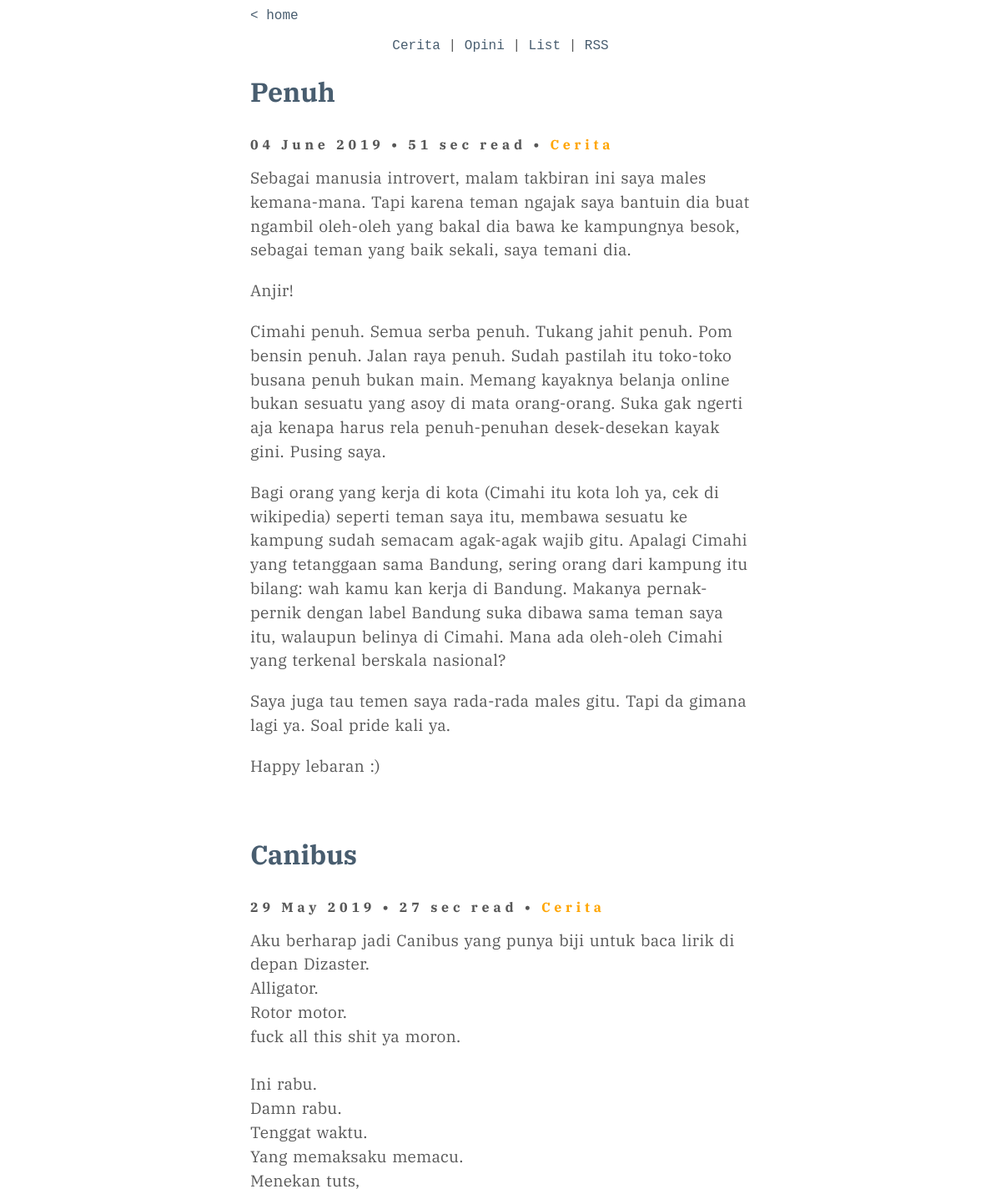
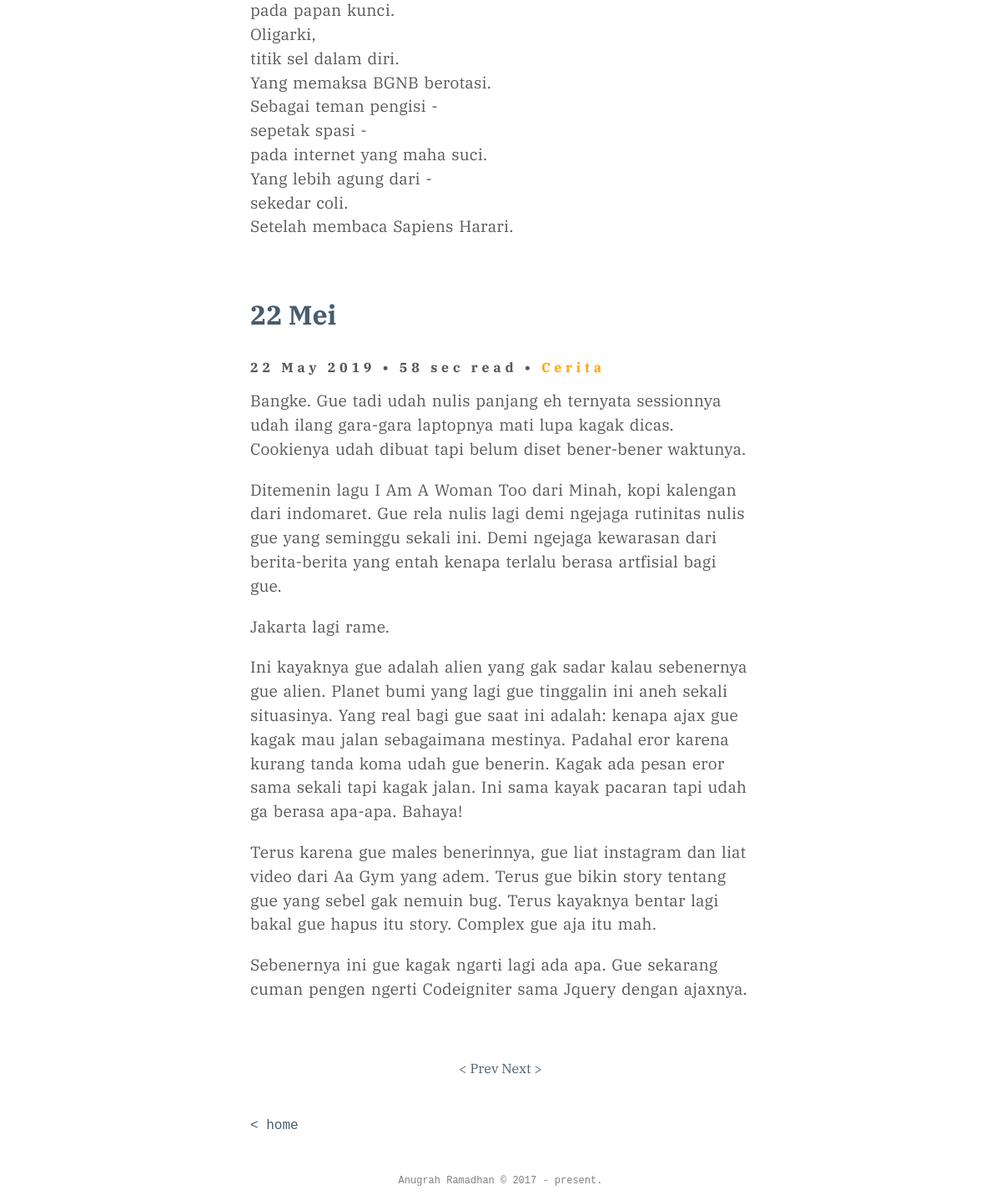
Page /blog?page=2 on the committed database (2 pictures, top to bottom).
### tables this page shows
CREATE TABLE `blogpost` (
  `id` int(11) NOT NULL AUTO_INCREMENT,
  `judul` varchar(250) NOT NULL,
  `isi` text NOT NULL,
  `waktu` timestamp NOT NULL DEFAULT CURRENT_TIMESTAMP,
  `tag` varchar(20) NOT NULL,
  `slug` varchar(100) NOT NULL,
  PRIMARY KEY (`id`)
);

### app/functions/functions.php (called while the page is built, shortened)
<?php
function tampilkanBlog() {
	global $link;
	$query = "SELECT * FROM blogpost ORDER BY id DESC";
	$result = mysqli_query($link, $query) or die ('gagal nampilin data blog');
	return $result;
}
function tampilkanBlogLimit() {
	global $link, $start, $perPage;
	$query = "SELECT * FROM blogpost ORDER BY id DESC LIMIT $start, $perPage";
	$result = mysqli_query($link, $query) or die ('gagal nampilin data blog');
	return $result;
}

### blog.php (the view, shortened to what this page needs)
<?php
require_once "app/templates/header.php";
$perPage   = 3;
$pageNow   = isset($_GET['page']) ? $_GET['page'] : 1;
$start     = ($pageNow > 1) ? ($pageNow * $perPage) - $perPage : 0;
$blog      = tampilkanBlog();
$blogLimit = tampilkanBlogLimit();
$totalBlog = mysqli_num_rows($blog);
$pages    = ceil($totalBlog/$perPage);
?>
<div class="homelinkblog">
	<p><a href="<?=BASEURL;?>">&lt; home</a></p>
	<br>
	<center>
		<p><a href="post/tag/cerita">Cerita</a> | <a href="post/tag/opini">Opini</a> | <a href="postlist">List</a> | <a href="public/feed/rssblog">RSS</a></p>
	</center>
</div>
<?php
while($row = mysqli_fetch_assoc($blogLimit)):
$pecah = explode("\r\n\r\n", $row['isi']);
$text = "";
for($i=0; $i<=count($pecah)-1; $i++)
{
    $part = str_replace($pecah[$i], "<p class='content'>".$pecah[$i]."</p><br>", $pecah[$i]);
    $text .= $part;
}
$readtime = str_word_count($row['isi'])/200;
if ($readtime >= 1)
{
	$readtime = ceil($readtime) . ' min read';
} else {
	$readtime = ceil($readtime * 60) . ' sec read';
}
?>
<div class="artikel">
	<div class="title">
		<h1><a href="blog/<?=$row['slug'];?>"><?= $row['judul']; ?></a></h1>
	</div>
	<div class="aftertitle"><?= date('d F Y', strtotime($row['waktu'])); ?> • <?=$readtime;?> • <a href="post/tag/<?=$row['tag'];?>"><?= $row['tag']; ?></a></div>
	<p class="content"><?=$text;?></p>
</div>
<?php endwhile;?>
<div class="prevnext">
	<?php if(isset($pages)) { ?>
		<?php if($pages > 1) { ?>
			<?php if($pageNow > 1) {?>
				<a href="blog?page=<?php echo $pageNow - 1 ?>">&lt; Prev</a>
			<?php } else { ?>
				<a href="" style="display: none;">Hilang</a>
			<?php } ?>
			<?php if($pageNow < $pages) {?>
				<a href="blog?page=<?php echo $pageNow + 1 ?>">Next &gt;</a>
			<?php } else {?>
				<a href="" style="display: none;">Hilang</a>
			<?php } ?>
		<?php } ?>
	<?php } ?>
</div>
<div class="homelink">
	<p><a href="<?=BASEURL;?>">&lt; home</a></p>
</div>
<?php require_once	"app/templates/footer.php";?>

### public/css/style.css (style rules this page uses)
* { margin: 0; padding: 0; }
a { color: #485d6f; }
a:link { text-decoration: none; }
.homelink { font-family: 'Courier', serif; margin-top: 10px; margin-bottom: 50px; }
.homelinkblog { font-family: 'Courier', serif; margin-top: 10px; margin-bottom: 25px; }
.aftertitle { font-weight: bold; margin-top: 2rem; margin-bottom: 1rem; letter-spacing: 0.3rem; }
.aftertitle a { color: orange; }
.artikel { margin-bottom: 50px; }
.content { word-spacing: 2px; letter-spacing: .00836rem; font-size: 1.2rem; line-height: 1.8rem; }
.prevnext { text-align: center; margin-bottom: 50px; }

### rows in the picture
blogpost: judul "Penuh", waktu "04 June 2019", isi "51 sec read", tag "Cerita", isi "Sebagai manusia introvert, malam takbiran ini saya males kemana-mana. Tapi karena teman ngajak saya bantuin dia buat ngambil oleh-oleh yang bakal dia bawa ke kampungnya besok, sebagai teman yang baik sekali, saya temani dia. Anjir! Cimahi penuh. Semua serba penuh. Tukang jahit penuh. Pom bensin penuh. Jalan raya penuh. Sudah pastilah itu toko-toko busana penuh bukan main. Memang kayaknya belanja online bukan sesuatu yang asoy di mata orang-orang. Suka gak ngerti aja kenapa harus rela penuh-penuhan desek-desekan kayak gini. Pusing saya. Bagi orang yang kerja di kota (Cimahi itu kota loh ya, cek di wikipedia) seperti teman saya itu, membawa sesuatu ke kampung sudah semacam agak-agak wajib…"
blogpost: judul "Canibus", waktu "29 May 2019", isi "27 sec read", tag "Cerita", isi "Aku berharap jadi Canibus yang punya biji untuk baca lirik di depan Dizaster. Alligator. Rotor motor. fuck all this shit ya moron. Ini rabu. Damn rabu. Tenggat waktu. Yang memaksaku memacu. Menekan tuts, pada papan kunci. Oligarki, titik sel dalam diri. Yang memaksa BGNB berotasi. Sebagai teman pengisi - sepetak spasi - pada internet yang maha suci. Yang lebih agung dari - sekedar coli. Setelah membaca Sapiens Harari."
blogpost: judul "22 Mei", waktu "22 May 2019", isi "58 sec read", tag "Cerita", isi "Bangke. Gue tadi udah nulis panjang eh ternyata sessionnya udah ilang gara-gara laptopnya mati lupa kagak dicas. Cookienya udah dibuat tapi belum diset bener-bener waktunya. Ditemenin lagu I Am A Woman Too dari Minah, kopi kalengan dari indomaret. Gue rela nulis lagi demi ngejaga rutinitas nulis gue yang seminggu sekali ini. Demi ngejaga kewarasan dari berita-berita yang entah kenapa terlalu berasa artfisial bagi gue. Jakarta lagi rame. Ini kayaknya gue adalah alien yang gak sadar kalau sebenernya gue alien. Planet bumi yang lagi gue tinggalin ini aneh sekali situasinya. Yang real bagi gue saat ini adalah: kenapa ajax gue kagak mau jalan sebagaimana mestinya. Padahal eror karena kurang…"
